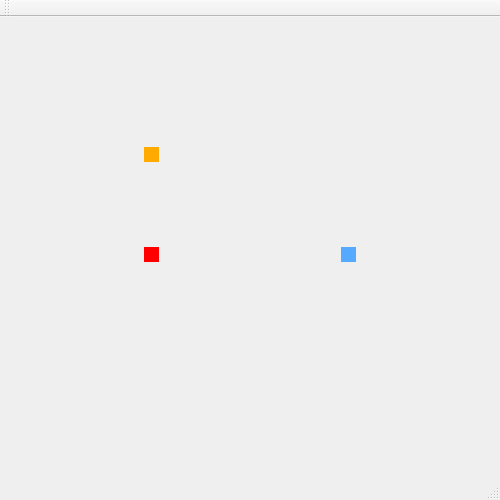
<?xml version="1.0" encoding="UTF-8"?>
<ui version="4.0">
 <class>MainWindow</class>
 <widget class="QMainWindow" name="MainWindow">
  <property name="geometry">
   <rect>
    <x>0</x>
    <y>0</y>
    <width>500</width>
    <height>500</height>
   </rect>
  </property>
  <property name="sizePolicy">
   <sizepolicy hsizetype="Fixed" vsizetype="Fixed">
    <horstretch>0</horstretch>
    <verstretch>0</verstretch>
   </sizepolicy>
  </property>
  <property name="minimumSize">
   <size>
    <width>500</width>
    <height>500</height>
   </size>
  </property>
  <property name="maximumSize">
   <size>
    <width>500</width>
    <height>500</height>
   </size>
  </property>
  <property name="windowTitle">
   <string>MainWindow</string>
  </property>
  <widget class="QWidget" name="centralWidget">
   <widget class="QWidget" name="widget_2" native="true">
    <property name="geometry">
     <rect>
      <x>0</x>
      <y>0</y>
      <width>500</width>
      <height>500</height>
     </rect>
    </property>
    <property name="styleSheet">
     <string notr="true">background-image: url(:/images/trilhos.png);
background-style: no-repeat;</string>
    </property>
   </widget>
   <widget class="QLabel" name="labelTrem02">
    <property name="geometry">
     <rect>
      <x>144</x>
      <y>230</y>
      <width>15</width>
      <height>15</height>
     </rect>
    </property>
    <property name="styleSheet">
     <string notr="true">background-color: rgb(255, 0, 0);</string>
    </property>
    <property name="text">
     <string/>
    </property>
   </widget>
   <widget class="QLabel" name="labelTrem01">
    <property name="geometry">
     <rect>
      <x>144</x>
      <y>130</y>
      <width>15</width>
      <height>15</height>
     </rect>
    </property>
    <property name="styleSheet">
     <string notr="true">background-color: rgb(255, 170, 0);</string>
    </property>
    <property name="text">
     <string/>
    </property>
   </widget>
   <widget class="QLabel" name="labelTrem03">
    <property name="geometry">
     <rect>
      <x>341</x>
      <y>230</y>
      <width>15</width>
      <height>15</height>
     </rect>
    </property>
    <property name="styleSheet">
     <string notr="true">background-color: rgb(85, 170, 255);</string>
    </property>
    <property name="text">
     <string/>
    </property>
   </widget>
  </widget>
  <widget class="QMenuBar" name="menuBar">
   <property name="geometry">
    <rect>
     <x>0</x>
     <y>0</y>
     <width>500</width>
     <height>19</height>
    </rect>
   </property>
  </widget>
  <widget class="QToolBar" name="mainToolBar">
   <attribute name="toolBarArea">
    <enum>TopToolBarArea</enum>
   </attribute>
   <attribute name="toolBarBreak">
    <bool>false</bool>
   </attribute>
  </widget>
  <widget class="QStatusBar" name="statusBar"/>
 </widget>
 <layoutdefault spacing="6" margin="11"/>
 <resources/>
 <connections/>
</ui>
